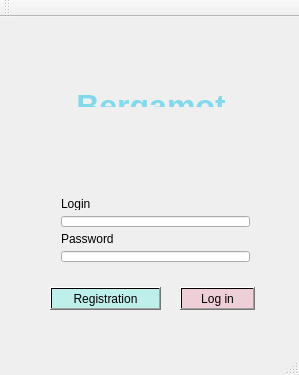
<?xml version="1.0" encoding="UTF-8"?>
<ui version="4.0">
 <class>Bergamot</class>
 <widget class="QMainWindow" name="Bergamot">
  <property name="geometry">
   <rect>
    <x>0</x>
    <y>0</y>
    <width>299</width>
    <height>375</height>
   </rect>
  </property>
  <property name="windowTitle">
   <string>Bergamot</string>
  </property>
  <widget class="QWidget" name="centralWidget">
   <widget class="QPushButton" name="loginButton">
    <property name="geometry">
     <rect>
      <x>180</x>
      <y>270</y>
      <width>75</width>
      <height>23</height>
     </rect>
    </property>
    <property name="styleSheet">
     <string notr="true">background-color: qlineargradient(spread:pad, x1:0, y1:0, x2:0, y2:0, stop:0 rgba(239, 207, 215, 255));</string>
    </property>
    <property name="text">
     <string>Log in</string>
    </property>
   </widget>
   <widget class="QPushButton" name="registButton">
    <property name="geometry">
     <rect>
      <x>50</x>
      <y>270</y>
      <width>111</width>
      <height>23</height>
     </rect>
    </property>
    <property name="styleSheet">
     <string notr="true">background-color: qlineargradient(spread:pad, x1:0, y1:0, x2:0, y2:0, stop:0 rgba(190, 239, 235, 255));</string>
    </property>
    <property name="text">
     <string>Registration</string>
    </property>
   </widget>
   <widget class="QWidget" name="layoutWidget">
    <property name="geometry">
     <rect>
      <x>0</x>
      <y>60</y>
      <width>301</width>
      <height>41</height>
     </rect>
    </property>
    <layout class="QHBoxLayout" name="horizontalLayout">
     <item>
      <spacer name="horizontalSpacer">
       <property name="orientation">
        <enum>Qt::Horizontal</enum>
       </property>
       <property name="sizeHint" stdset="0">
        <size>
         <width>58</width>
         <height>20</height>
        </size>
       </property>
      </spacer>
     </item>
     <item>
      <widget class="QLabel" name="label">
       <property name="text">
        <string>&lt;html&gt;&lt;head/&gt;&lt;body&gt;&lt;p align=&quot;center&quot;&gt;&lt;span style=&quot; font-size:24pt; font-weight:600; color:#80daeb;&quot;&gt;Bergamot&lt;/span&gt;&lt;/p&gt;&lt;/body&gt;&lt;/html&gt;</string>
       </property>
      </widget>
     </item>
     <item>
      <spacer name="horizontalSpacer_2">
       <property name="orientation">
        <enum>Qt::Horizontal</enum>
       </property>
       <property name="sizeHint" stdset="0">
        <size>
         <width>48</width>
         <height>20</height>
        </size>
       </property>
      </spacer>
     </item>
    </layout>
   </widget>
   <widget class="QWidget" name="layoutWidget">
    <property name="geometry">
     <rect>
      <x>50</x>
      <y>170</y>
      <width>211</width>
      <height>86</height>
     </rect>
    </property>
    <layout class="QVBoxLayout" name="verticalLayout">
     <item>
      <widget class="QLabel" name="label_2">
       <property name="text">
        <string>Login</string>
       </property>
      </widget>
     </item>
     <item>
      <widget class="QLineEdit" name="loginEdit"/>
     </item>
     <item>
      <widget class="QLabel" name="label_3">
       <property name="text">
        <string>Password</string>
       </property>
      </widget>
     </item>
     <item>
      <widget class="QLineEdit" name="passwordEdit">
       <property name="echoMode">
        <enum>QLineEdit::Password</enum>
       </property>
      </widget>
     </item>
    </layout>
   </widget>
  </widget>
  <widget class="QMenuBar" name="menuBar">
   <property name="geometry">
    <rect>
     <x>0</x>
     <y>0</y>
     <width>299</width>
     <height>21</height>
    </rect>
   </property>
  </widget>
  <widget class="QToolBar" name="mainToolBar">
   <attribute name="toolBarArea">
    <enum>TopToolBarArea</enum>
   </attribute>
   <attribute name="toolBarBreak">
    <bool>false</bool>
   </attribute>
  </widget>
  <widget class="QStatusBar" name="statusBar"/>
 </widget>
 <layoutdefault spacing="6" margin="11"/>
 <resources/>
 <connections/>
</ui>
